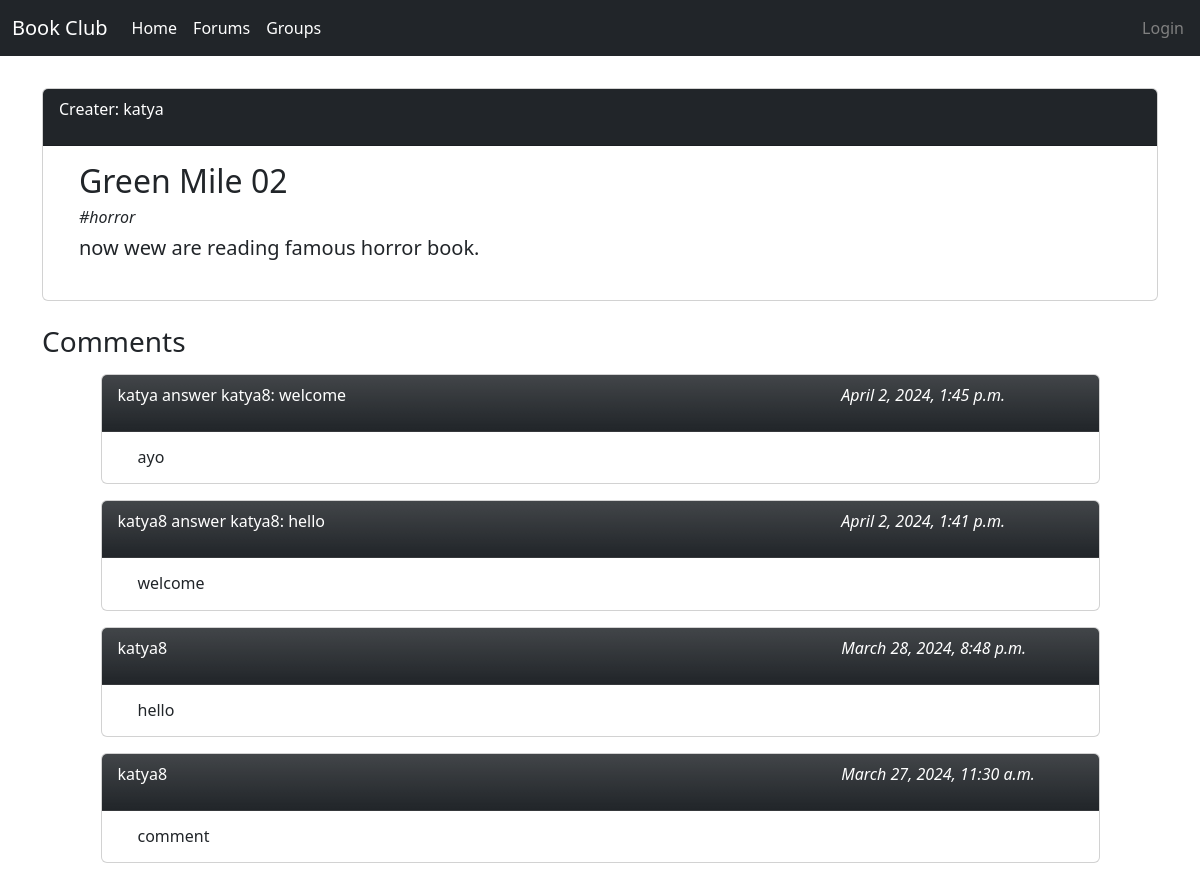
/group/show/1, run on an earlier commit of the app's database.
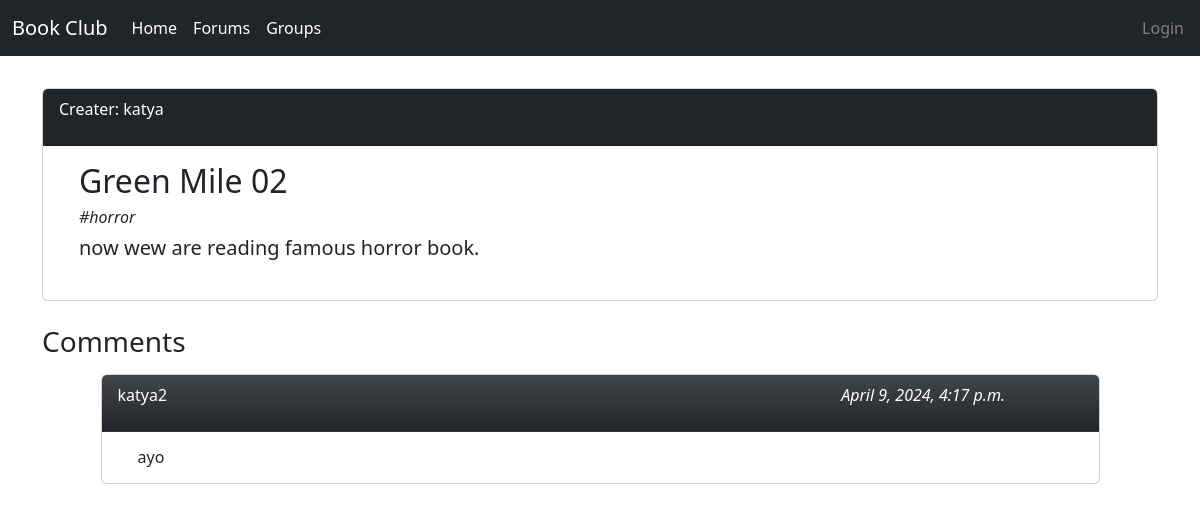
And on a later commit of the database.
### group/models.py (models this page shows)
class Comment(models.Model):
    comment = models.TextField(max_length=1000, blank=False)
    user_id = models.ForeignKey(User, blank=False, on_delete=models.CASCADE)
    group_id = models.ForeignKey(Group, blank=False, on_delete=models.CASCADE)
    date_created = models.DateTimeField(auto_now_add=True, null=True)
    parent_comment = models.ForeignKey('self', blank=True, null=True, related_name='replies', on_delete=models.CASCADE)
    def __str__(self):
        return str(self.comment)

### group/views.py (the view)
# urls.py: path('show/<int:id>', views.show, name='show'),
def show(request, id):
    print(f"=== group, action: show === ")
    print("request = ", request.GET)
    action= "show"
    group = get_object_or_404(Group, id=id)
    user = request.user
    is_group_member = False
    comment_text = ''
    comment_creater = ''
    parent_comment = request.GET.dict().get("parent_comment")
    print('parent_comment: ', parent_comment)
    if parent_comment != None:
        comment = Comment.objects.get(id=parent_comment)
        comment_text = comment.comment
        comment_creater = comment.user_id
    form = CreateComment()
    sql = f"""select u.id , u.username, gu.id as rel_id
              from group_relgroupuser gu
                  join auth_user u on u.id = gu.user_id
              where gu.group_id = {id}"""
    users_list = RelGroupUser.objects.raw(sql)
    print('list: ', users_list)
    for el in users_list:
        if user.id == el.id:
            is_group_member = True
    comments_list = Comment.objects.filter(group_id=id).order_by('-id')
    context = {
        'group': group, 'form': form, 'users_list': users_list,
        'comments_list': comments_list, 'is_group_member': is_group_member,
        'parent_comment': parent_comment, 'comment_text': comment_text,
        'comment_creater': comment_creater
    }
    return render(request, 'group/show.html',context)

### group/models.py (called while the page is built)
    def __str__(self):
        return self.name

### group/templates/group/show.html (shortened to what this page needs)
{% extends 'main/layout.html' %}
{% block content %}
<div class="card ">
    <div class="card-header bg-dark text-white ">
        <p for="creator">Creater: {{ group.creator }}</p>
    </div>
    <div class="card-body position-relative">
        <div>
            <h2 class="card-title" style="margin-left: 20px;" for="topic"> {{group.topic}} </h2>
            <h6 class="date" style="margin-left: 20px;" for="interest">#{{ group.interest }}</h6>
            <h5 class="card-text" style="margin-left: 20px;" for="description"> {{group.description}} </h5>
        </div>
        <div class="row">
        </div>
    </div>
</div>
<h3>Comments</h3>
{% for el in comments_list %}
<div class="container col-11">
    <div class="card justify-content-center mt-3 mb-3">
        <div class="card-header bg-dark bg-gradient text-white details">
            <div class="col-9">
                <p for="name"> {{ el.user_id }}
                    {% if el.parent_comment != None%}
                    answer {{el.parent_comment.user_id}}: {{el.parent_comment}}
                    {% endif%}
                </p>
            </div>
            <div class="col-3">
                <p class="date" for="date_created">{{ el.date_created }}</p>
            </div>
        </div>
        <div class="card-body position-relative">
            <div>
                <h6 class="card-text" style="margin-left: 20px;" for="discuss"> {{el.comment}} </h6>
            </div>
        </div>
    </div>
</div>
{%endfor%}
{% endblock %}

What changed in the data, as far as the page shows it:
removed Comment: user_id "katya", parent_comment.user_id "katya8", parent_comment "welcome", date_created "April 2, 2024, 1:45 p.m.", comment "ayo"
removed Comment: user_id "katya8", parent_comment.user_id "katya8", parent_comment "hello", date_created "April 2, 2024, 1:41 p.m.", comment "welcome"
removed Comment: user_id "katya8", date_created "March 28, 2024, 8:48 p.m.", comment "hello"
removed Comment: user_id "katya8", date_created "March 27, 2024, 11:30 a.m.", comment "comment"
added Comment: user_id "katya2", date_created "April 9, 2024, 4:17 p.m.", comment "ayo"
